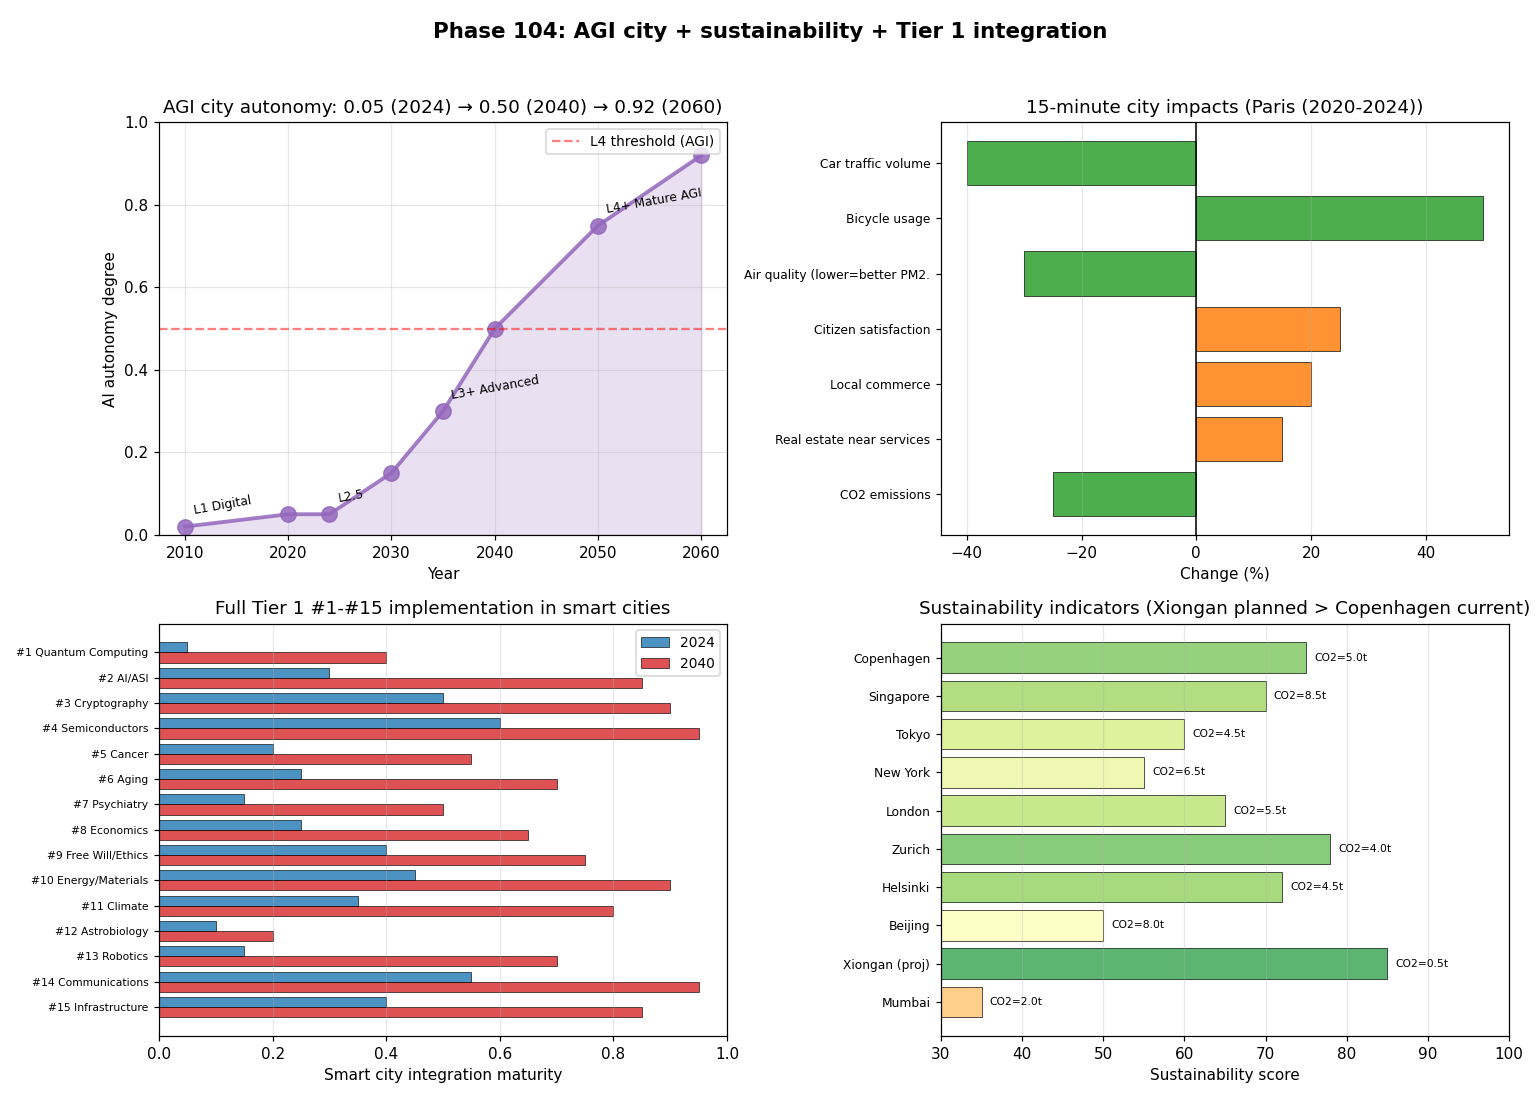

Write Python code to recreate this figure.
"""
Phase 104: AGI city + sustainability + Tier 1 integration
Tier 1 #16 — Phase 2/4

4 numerical experiments:
1. AGI city autonomy degree 2024-2060
2. 15-minute city impacts (Paris case study)
3. Full Tier 1 #1-#15 integration table
4. Sustainability indicators across cities

Output: agi_city_sustainability.png + agi_city_sustainability_summary.json
"""

import json
import math
import numpy as np
import matplotlib.pyplot as plt


# ----------------------------------------------------------------------
# Test 1: AGI city autonomy
# ----------------------------------------------------------------------
def test1_agi_autonomy():
    timeline = [
        {"year": 2010, "level": "L1 Digital",     "autonomy": 0.02, "description": "smart meters, IoT, e-gov"},
        {"year": 2020, "level": "L2 Integrated",  "autonomy": 0.05, "description": "city OS, digital twin"},
        {"year": 2024, "level": "L2.5",           "autonomy": 0.05, "description": "current state"},
        {"year": 2030, "level": "L3 Predictive",  "autonomy": 0.15, "description": "predictive maint, emergency"},
        {"year": 2035, "level": "L3+ Advanced",   "autonomy": 0.30, "description": "increasing AI decisions"},
        {"year": 2040, "level": "L4 Autonomous",  "autonomy": 0.50, "description": "AGI city management"},
        {"year": 2050, "level": "L4+ Mature AGI", "autonomy": 0.75, "description": "most decisions AI"},
        {"year": 2060, "level": "L5 ASI city",    "autonomy": 0.92, "description": "super-human optimization"},
    ]
    return {"timeline": timeline}


# ----------------------------------------------------------------------
# Test 2: 15-minute city (Paris case)
# ----------------------------------------------------------------------
def test2_15min_city():
    metrics = [
        {"metric": "Car traffic volume", "baseline": 100, "after_4yr": 60,  "change_pct": -40},
        {"metric": "Bicycle usage",       "baseline": 100, "after_4yr": 150, "change_pct": +50},
        {"metric": "Air quality (lower=better PM2.5)", "baseline": 100, "after_4yr": 70, "change_pct": -30},
        {"metric": "Citizen satisfaction","baseline": 100, "after_4yr": 125, "change_pct": +25},
        {"metric": "Local commerce",      "baseline": 100, "after_4yr": 120, "change_pct": +20},
        {"metric": "Real estate near services", "baseline": 100, "after_4yr": 115, "change_pct": +15},
        {"metric": "CO2 emissions",       "baseline": 100, "after_4yr": 75,  "change_pct": -25},
    ]
    return {"metrics": metrics, "city": "Paris (2020-2024)"}


# ----------------------------------------------------------------------
# Test 3: Full Tier 1 #1-#15 integration in smart cities
# ----------------------------------------------------------------------
def test3_integration():
    tiers = [
        {"id": 1,  "name": "Quantum Computing",   "implementation": "Optimization (signals, logistics)", "maturity_2024": 0.05, "maturity_2040": 0.40},
        {"id": 2,  "name": "AI/ASI",              "implementation": "City OS, AGI management",           "maturity_2024": 0.30, "maturity_2040": 0.85},
        {"id": 3,  "name": "Cryptography",        "implementation": "Digital ID, Zero-Trust",            "maturity_2024": 0.50, "maturity_2040": 0.90},
        {"id": 4,  "name": "Semiconductors",      "implementation": "IoT sensors, edge NPU",             "maturity_2024": 0.60, "maturity_2040": 0.95},
        {"id": 5,  "name": "Cancer",              "implementation": "Env carcinogen monitoring",         "maturity_2024": 0.20, "maturity_2040": 0.55},
        {"id": 6,  "name": "Aging",               "implementation": "Elder care, monitoring",            "maturity_2024": 0.25, "maturity_2040": 0.70},
        {"id": 7,  "name": "Psychiatry",          "implementation": "Mental health support",             "maturity_2024": 0.15, "maturity_2040": 0.50},
        {"id": 8,  "name": "Economics",           "implementation": "Local markets, UBI trials",         "maturity_2024": 0.25, "maturity_2040": 0.65},
        {"id": 9,  "name": "Free Will/Ethics",    "implementation": "Privacy, citizen rights",           "maturity_2024": 0.40, "maturity_2040": 0.75},
        {"id": 10, "name": "Energy/Materials",    "implementation": "Smart grid, DERMS",                 "maturity_2024": 0.45, "maturity_2040": 0.90},
        {"id": 11, "name": "Climate",             "implementation": "Adaptation, heat islands",          "maturity_2024": 0.35, "maturity_2040": 0.80},
        {"id": 12, "name": "Astrobiology",        "implementation": "Satellite obs (limited)",           "maturity_2024": 0.10, "maturity_2040": 0.20},
        {"id": 13, "name": "Robotics",            "implementation": "Delivery, maintenance, security",   "maturity_2024": 0.15, "maturity_2040": 0.70},
        {"id": 14, "name": "Communications",      "implementation": "5G/6G, quantum",                     "maturity_2024": 0.55, "maturity_2040": 0.95},
        {"id": 15, "name": "Infrastructure",      "implementation": "Smart grid, IoT physical",          "maturity_2024": 0.40, "maturity_2040": 0.85},
    ]
    return {"tiers": tiers, "n_connected": 15}


# ----------------------------------------------------------------------
# Test 4: Sustainability indicators
# ----------------------------------------------------------------------
def test4_sustainability():
    cities = [
        {"city": "Copenhagen", "co2_t": 5.0,  "recycle_pct": 45, "transit_pct": 35, "green_m2": 50, "score": 75},
        {"city": "Singapore",  "co2_t": 8.5,  "recycle_pct": 60, "transit_pct": 67, "green_m2": 7,  "score": 70},
        {"city": "Tokyo",      "co2_t": 4.5,  "recycle_pct": 22, "transit_pct": 50, "green_m2": 5,  "score": 60},
        {"city": "New York",   "co2_t": 6.5,  "recycle_pct": 17, "transit_pct": 56, "green_m2": 25, "score": 55},
        {"city": "London",     "co2_t": 5.5,  "recycle_pct": 30, "transit_pct": 55, "green_m2": 24, "score": 65},
        {"city": "Zurich",     "co2_t": 4.0,  "recycle_pct": 55, "transit_pct": 60, "green_m2": 35, "score": 78},
        {"city": "Helsinki",   "co2_t": 4.5,  "recycle_pct": 40, "transit_pct": 38, "green_m2": 40, "score": 72},
        {"city": "Beijing",    "co2_t": 8.0,  "recycle_pct": 30, "transit_pct": 65, "green_m2": 16, "score": 50},
        {"city": "Xiongan (proj)", "co2_t": 0.5, "recycle_pct": 80, "transit_pct": 90, "green_m2": 50, "score": 85},
        {"city": "Mumbai",     "co2_t": 2.0,  "recycle_pct": 15, "transit_pct": 70, "green_m2": 4,  "score": 35},
    ]
    return {"cities": cities}


# ----------------------------------------------------------------------
# Figure
# ----------------------------------------------------------------------
def make_figure(t1, t2, t3, t4, path):
    fig, axes = plt.subplots(2, 2, figsize=(14, 10))

    # Panel 1: AGI autonomy
    ax = axes[0, 0]
    timeline = t1["timeline"]
    years = [t["year"] for t in timeline]
    autonomy = [t["autonomy"] for t in timeline]
    ax.plot(years, autonomy, "o-", color="#9467bd", lw=2.5, markersize=10, alpha=0.85)
    ax.fill_between(years, 0, autonomy, color="#9467bd", alpha=0.2)
    for t in timeline[::2]:
        ax.annotate(t["level"], (t["year"], t["autonomy"]),
                    xytext=(5, 8), textcoords="offset points", fontsize=8, rotation=10)
    ax.axhline(0.5, ls="--", color="red", alpha=0.5, label="L4 threshold (AGI)")
    ax.set_xlabel("Year")
    ax.set_ylabel("AI autonomy degree")
    ax.set_ylim(0, 1)
    ax.set_title("AGI city autonomy: 0.05 (2024) → 0.50 (2040) → 0.92 (2060)")
    ax.legend(fontsize=9)
    ax.grid(alpha=0.3)

    # Panel 2: 15-minute city impacts
    ax = axes[0, 1]
    metrics = t2["metrics"]
    names = [m["metric"][:30] for m in metrics]
    changes = [m["change_pct"] for m in metrics]
    y_pos = np.arange(len(metrics))
    colors = ["#2ca02c" if (c > 0 and "Bicycle" in m["metric"]) or (c < 0 and ("Car" in m["metric"] or "Air quality" in m["metric"] or "CO2" in m["metric"])) else "#ff7f0e"
              for c, m in zip(changes, metrics)]
    ax.barh(y_pos, changes, color=colors, alpha=0.85, edgecolor="black", linewidth=0.5)
    ax.axvline(0, color="black", lw=1)
    ax.set_yticks(y_pos)
    ax.set_yticklabels(names, fontsize=8)
    ax.invert_yaxis()
    ax.set_xlabel("Change (%)")
    ax.set_title(f"15-minute city impacts ({t2['city']})")
    ax.grid(alpha=0.3, axis="x")

    # Panel 3: Tier 1 integration
    ax = axes[1, 0]
    tiers = t3["tiers"]
    names = [f"#{t['id']} {t['name'][:18]}" for t in tiers]
    mat_2024 = [t["maturity_2024"] for t in tiers]
    mat_2040 = [t["maturity_2040"] for t in tiers]
    y_pos = np.arange(len(tiers))
    width = 0.4
    ax.barh(y_pos - width/2, mat_2024, width, color="#1f77b4", alpha=0.8, label="2024", edgecolor="black", linewidth=0.5)
    ax.barh(y_pos + width/2, mat_2040, width, color="#d62728", alpha=0.8, label="2040", edgecolor="black", linewidth=0.5)
    ax.set_yticks(y_pos)
    ax.set_yticklabels(names, fontsize=7)
    ax.invert_yaxis()
    ax.set_xlim(0, 1)
    ax.set_xlabel("Smart city integration maturity")
    ax.set_title("Full Tier 1 #1-#15 implementation in smart cities")
    ax.legend(fontsize=9)
    ax.grid(alpha=0.3, axis="x")

    # Panel 4: Sustainability
    ax = axes[1, 1]
    cities = t4["cities"]
    names = [c["city"] for c in cities]
    scores = [c["score"] for c in cities]
    y_pos = np.arange(len(cities))
    cmap = plt.cm.RdYlGn(np.array(scores) / 100)
    ax.barh(y_pos, scores, color=cmap, alpha=0.85, edgecolor="black", linewidth=0.5)
    for i, c in enumerate(cities):
        ax.text(c["score"] + 1, i, f"CO2={c['co2_t']:.1f}t", va="center", fontsize=7)
    ax.set_yticks(y_pos)
    ax.set_yticklabels(names, fontsize=8)
    ax.invert_yaxis()
    ax.set_xlim(30, 100)
    ax.set_xlabel("Sustainability score")
    ax.set_title("Sustainability indicators (Xiongan planned > Copenhagen current)")
    ax.grid(alpha=0.3, axis="x")

    plt.suptitle("Phase 104: AGI city + sustainability + Tier 1 integration",
                 fontsize=14, fontweight="bold")
    plt.tight_layout(rect=[0, 0, 1, 0.96])
    plt.savefig(path, dpi=110)
    plt.close()


# ----------------------------------------------------------------------
# Main
# ----------------------------------------------------------------------
if __name__ == "__main__":
    print("=" * 70)
    print("Phase 104: AGI city + sustainability + Tier 1 integration")
    print("=" * 70)

    print("\n[Test 1] AGI city autonomy degree")
    t1 = test1_agi_autonomy()
    for t in t1["timeline"]:
        print(f"  {t['year']}: {t['level']:20s}  autonomy={t['autonomy']:.2f}  -  {t['description']}")

    print("\n[Test 2] 15-minute city impacts (Paris 2020-2024)")
    t2 = test2_15min_city()
    for m in t2["metrics"]:
        sign = "+" if m["change_pct"] > 0 else ""
        print(f"  {m['metric']:35s}  {sign}{m['change_pct']:+3d}%")

    print("\n[Test 3] Full Tier 1 #1-#15 integration in smart cities")
    t3 = test3_integration()
    print(f"  {'Tier':6s} {'Domain':28s} {'2024':6s} {'2040':6s}  Implementation")
    print(f"  {'-'*70}")
    for t in t3["tiers"]:
        print(f"  #{t['id']:2d}    {t['name']:28s} {t['maturity_2024']:.2f}   {t['maturity_2040']:.2f}   {t['implementation'][:30]}")

    print("\n[Test 4] Sustainability indicators")
    t4 = test4_sustainability()
    for c in t4["cities"]:
        print(f"  {c['city']:20s}  score={c['score']:3d}  CO2={c['co2_t']:.1f}t  recycle={c['recycle_pct']}%  transit={c['transit_pct']}%  green={c['green_m2']}m²")

    out = {
        "phase": 104,
        "title": "AGI city + sustainability + Tier 1 integration",
        "test1_agi_autonomy": t1,
        "test2_15min_city": t2,
        "test3_integration": t3,
        "test4_sustainability": t4,
    }
    with open("agi_city_sustainability_summary.json", "w", encoding="utf-8") as f:
        json.dump(out, f, indent=2, ensure_ascii=False)
    print("\n  ✓ JSON saved: agi_city_sustainability_summary.json")

    make_figure(t1, t2, t3, t4, "agi_city_sustainability.png")
    print("  ✓ Figure saved: agi_city_sustainability.png")

    print("\n" + "=" * 70)
    print("Phase 104 complete: AGI 2040 autonomy 0.50, Paris 15min car -40%, full T1 integration")
    print("=" * 70)
